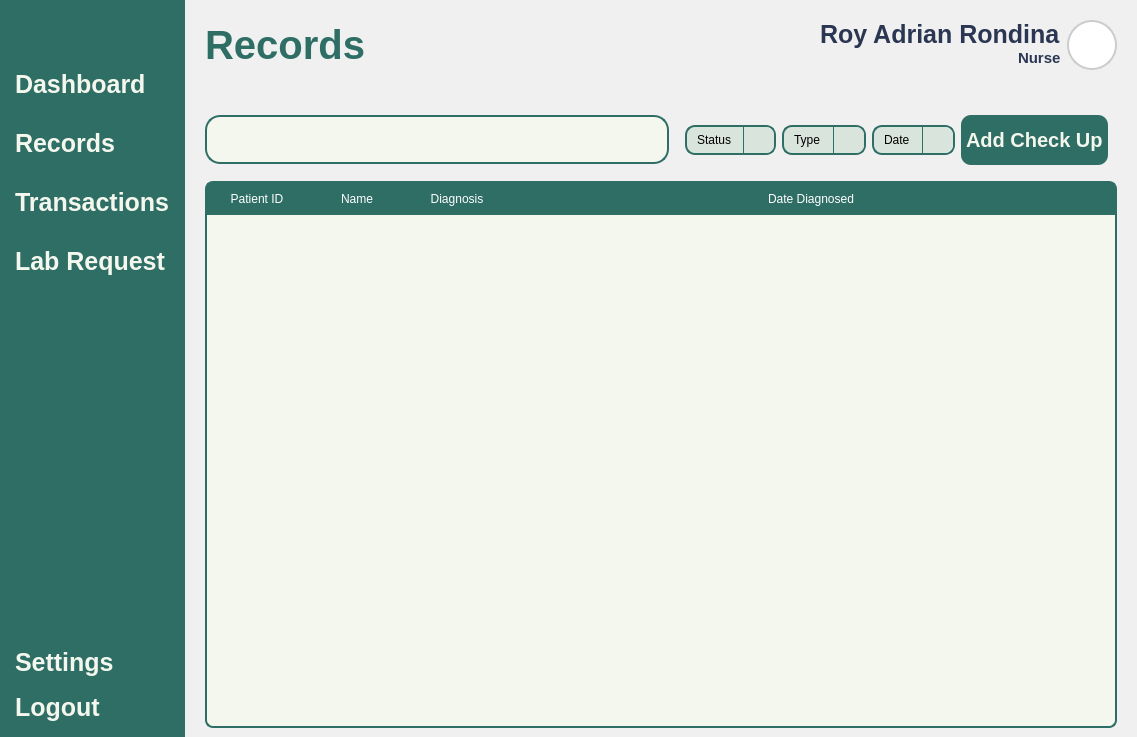
<?xml version="1.0" encoding="UTF-8"?>
<ui version="4.0">
 <class>Form</class>
 <widget class="QWidget" name="Form">
  <property name="geometry">
   <rect>
    <x>0</x>
    <y>0</y>
    <width>1137</width>
    <height>737</height>
   </rect>
  </property>
  <property name="windowTitle">
   <string>Form</string>
  </property>
  <property name="styleSheet">
   <string notr="true">*{
	padding: 0px;
	margin: 0px;
	border: 0px;
}
QPushButton {
	font: 900 10pt &quot;Satoshi Black&quot;;
	background-color: transparent;
 	border-radius: 10px;
	font-weight: bold;	
	font-size: 25px;
	color: #F4F7ED;
	text-align: left;
	padding: 5px 5px;
}
#NavBar {
    background-color: #2E6E65; 
}
QLabel {
	font: 900 10pt &quot;Satoshi Black&quot;;
	font-size: 20px;
	font-weight: bold;
	color: #2E6E65;
	qproperty-alignment: 'AlignLeft';
    qproperty-wordWrap: true;
	background: transparent;
}
</string>
  </property>
  <layout class="QHBoxLayout" name="horizontalLayout">
   <property name="spacing">
    <number>0</number>
   </property>
   <property name="leftMargin">
    <number>0</number>
   </property>
   <property name="topMargin">
    <number>0</number>
   </property>
   <property name="rightMargin">
    <number>0</number>
   </property>
   <property name="bottomMargin">
    <number>0</number>
   </property>
   <item>
    <widget class="QWidget" name="NavBar" native="true">
     <property name="sizePolicy">
      <sizepolicy hsizetype="Preferred" vsizetype="Expanding">
       <horstretch>0</horstretch>
       <verstretch>0</verstretch>
      </sizepolicy>
     </property>
     <layout class="QVBoxLayout" name="verticalLayout_3">
      <property name="spacing">
       <number>6</number>
      </property>
      <property name="leftMargin">
       <number>10</number>
      </property>
      <property name="topMargin">
       <number>10</number>
      </property>
      <property name="rightMargin">
       <number>10</number>
      </property>
      <property name="bottomMargin">
       <number>10</number>
      </property>
      <item>
       <widget class="QPushButton" name="DashBoardButton_2">
        <property name="text">
         <string/>
        </property>
        <property name="icon">
         <iconset resource="../Images/resources.qrc">
          <normaloff>:/icons/icons/align-justify.svg</normaloff>:/icons/icons/align-justify.svg</iconset>
        </property>
        <property name="iconSize">
         <size>
          <width>40</width>
          <height>40</height>
         </size>
        </property>
       </widget>
      </item>
      <item>
       <spacer name="verticalSpacer_3">
        <property name="orientation">
         <enum>Qt::Vertical</enum>
        </property>
        <property name="sizeType">
         <enum>QSizePolicy::Fixed</enum>
        </property>
        <property name="sizeHint" stdset="0">
         <size>
          <width>20</width>
          <height>10</height>
         </size>
        </property>
       </spacer>
      </item>
      <item>
       <layout class="QVBoxLayout" name="MainButtons_2">
        <property name="spacing">
         <number>20</number>
        </property>
        <property name="sizeConstraint">
         <enum>QLayout::SetNoConstraint</enum>
        </property>
        <item>
         <widget class="QPushButton" name="DashboardButton">
          <property name="text">
           <string>Dashboard</string>
          </property>
          <property name="icon">
           <iconset resource="../Images/resources.qrc">
            <normaloff>:/icons/icons/layout-dashboard.svg</normaloff>:/icons/icons/layout-dashboard.svg</iconset>
          </property>
          <property name="iconSize">
           <size>
            <width>40</width>
            <height>40</height>
           </size>
          </property>
         </widget>
        </item>
        <item>
         <widget class="QPushButton" name="RecordsButton">
          <property name="text">
           <string>Records</string>
          </property>
          <property name="icon">
           <iconset resource="../Images/resources.qrc">
            <normaloff>:/icons/icons/file-text.svg</normaloff>:/icons/icons/file-text.svg</iconset>
          </property>
          <property name="iconSize">
           <size>
            <width>40</width>
            <height>40</height>
           </size>
          </property>
         </widget>
        </item>
        <item>
         <widget class="QPushButton" name="TransactionsButton">
          <property name="text">
           <string>Transactions</string>
          </property>
          <property name="icon">
           <iconset resource="../Images/resources.qrc">
            <normaloff>:/icons/icons/tickets.svg</normaloff>:/icons/icons/tickets.svg</iconset>
          </property>
          <property name="iconSize">
           <size>
            <width>40</width>
            <height>40</height>
           </size>
          </property>
         </widget>
        </item>
        <item>
         <widget class="QPushButton" name="LabButton">
          <property name="text">
           <string>Lab Request</string>
          </property>
          <property name="icon">
           <iconset resource="../Images/resources.qrc">
            <normaloff>:/icons/icons/test-tubes.svg</normaloff>:/icons/icons/test-tubes.svg</iconset>
          </property>
          <property name="iconSize">
           <size>
            <width>40</width>
            <height>40</height>
           </size>
          </property>
         </widget>
        </item>
       </layout>
      </item>
      <item>
       <spacer name="verticalSpacer_4">
        <property name="orientation">
         <enum>Qt::Vertical</enum>
        </property>
        <property name="sizeType">
         <enum>QSizePolicy::Expanding</enum>
        </property>
        <property name="sizeHint" stdset="0">
         <size>
          <width>20</width>
          <height>40</height>
         </size>
        </property>
       </spacer>
      </item>
      <item>
       <layout class="QVBoxLayout" name="verticalLayout_4">
        <property name="sizeConstraint">
         <enum>QLayout::SetNoConstraint</enum>
        </property>
        <item>
         <widget class="QPushButton" name="pushButton_9">
          <property name="text">
           <string>Settings</string>
          </property>
          <property name="icon">
           <iconset resource="../Images/resources.qrc">
            <normaloff>:/icons/icons/user-round-cog.svg</normaloff>:/icons/icons/user-round-cog.svg</iconset>
          </property>
          <property name="iconSize">
           <size>
            <width>40</width>
            <height>40</height>
           </size>
          </property>
         </widget>
        </item>
        <item>
         <widget class="QPushButton" name="pushButton_10">
          <property name="text">
           <string>Logout</string>
          </property>
          <property name="icon">
           <iconset resource="../Images/resources.qrc">
            <normaloff>:/icons/icons/log-out.svg</normaloff>:/icons/icons/log-out.svg</iconset>
          </property>
          <property name="iconSize">
           <size>
            <width>40</width>
            <height>40</height>
           </size>
          </property>
         </widget>
        </item>
       </layout>
      </item>
     </layout>
    </widget>
   </item>
   <item>
    <widget class="QFrame" name="MainBodyContainer">
     <property name="styleSheet">
      <string notr="true">#MainBodyContainer {
	background-color: #f0f0f0;
}

#Header {
	padding: 20px 20px;
}
QLabel {
    padding: 0px; 
}
#UserType {
	font: 300 10pt &quot;Lexend Light&quot;;
	font-size: 15px;
	color: #2B3752;
}
#UserName {
	font: 600 10pt &quot;Lexend SemiBold&quot;;
	font-size: 25px;
	color: #2B3752;
}
#InterfaceTitle{
	font-size: 40px;
}
QGraphicsView {
    border: 2px solid #ccc; 
    border-radius: 25px;
    background: white; 
}


</string>
     </property>
     <property name="frameShape">
      <enum>QFrame::StyledPanel</enum>
     </property>
     <property name="frameShadow">
      <enum>QFrame::Raised</enum>
     </property>
     <layout class="QVBoxLayout" name="verticalLayout_5">
      <property name="spacing">
       <number>6</number>
      </property>
      <property name="leftMargin">
       <number>0</number>
      </property>
      <property name="topMargin">
       <number>0</number>
      </property>
      <property name="rightMargin">
       <number>0</number>
      </property>
      <property name="bottomMargin">
       <number>0</number>
      </property>
      <item>
       <widget class="QFrame" name="Header">
        <property name="sizePolicy">
         <sizepolicy hsizetype="Expanding" vsizetype="Preferred">
          <horstretch>0</horstretch>
          <verstretch>0</verstretch>
         </sizepolicy>
        </property>
        <property name="frameShape">
         <enum>QFrame::StyledPanel</enum>
        </property>
        <property name="frameShadow">
         <enum>QFrame::Raised</enum>
        </property>
        <layout class="QHBoxLayout" name="horizontalLayout_2">
         <property name="leftMargin">
          <number>0</number>
         </property>
         <property name="topMargin">
          <number>0</number>
         </property>
         <property name="rightMargin">
          <number>0</number>
         </property>
         <property name="bottomMargin">
          <number>0</number>
         </property>
         <item>
          <widget class="QLabel" name="InterfaceTitle">
           <property name="text">
            <string>Records</string>
           </property>
          </widget>
         </item>
         <item>
          <layout class="QHBoxLayout" name="UserPanel">
           <property name="rightMargin">
            <number>0</number>
           </property>
           <item>
            <layout class="QVBoxLayout" name="UserInfo">
             <property name="spacing">
              <number>0</number>
             </property>
             <item alignment="Qt::AlignRight">
              <widget class="QLabel" name="UserName">
               <property name="text">
                <string>Roy Adrian Rondina</string>
               </property>
               <property name="alignment">
                <set>Qt::AlignLeading</set>
               </property>
              </widget>
             </item>
             <item alignment="Qt::AlignRight">
              <widget class="QLabel" name="UserType">
               <property name="text">
                <string>Nurse</string>
               </property>
               <property name="alignment">
                <set>Qt::AlignLeading</set>
               </property>
              </widget>
             </item>
            </layout>
           </item>
           <item>
            <widget class="QFrame" name="Profile">
             <property name="sizePolicy">
              <sizepolicy hsizetype="Fixed" vsizetype="Fixed">
               <horstretch>0</horstretch>
               <verstretch>0</verstretch>
              </sizepolicy>
             </property>
             <property name="minimumSize">
              <size>
               <width>50</width>
               <height>50</height>
              </size>
             </property>
             <property name="maximumSize">
              <size>
               <width>50</width>
               <height>50</height>
              </size>
             </property>
             <property name="frameShape">
              <enum>QFrame::StyledPanel</enum>
             </property>
             <property name="frameShadow">
              <enum>QFrame::Raised</enum>
             </property>
             <layout class="QVBoxLayout" name="verticalLayout_6">
              <property name="spacing">
               <number>0</number>
              </property>
              <property name="leftMargin">
               <number>0</number>
              </property>
              <property name="topMargin">
               <number>0</number>
              </property>
              <property name="rightMargin">
               <number>0</number>
              </property>
              <property name="bottomMargin">
               <number>0</number>
              </property>
              <item>
               <widget class="QGraphicsView" name="ProfilePic">
                <property name="enabled">
                 <bool>true</bool>
                </property>
                <property name="sizePolicy">
                 <sizepolicy hsizetype="Preferred" vsizetype="Preferred">
                  <horstretch>0</horstretch>
                  <verstretch>0</verstretch>
                 </sizepolicy>
                </property>
                <property name="minimumSize">
                 <size>
                  <width>0</width>
                  <height>0</height>
                 </size>
                </property>
               </widget>
              </item>
             </layout>
            </widget>
           </item>
          </layout>
         </item>
        </layout>
       </widget>
      </item>
      <item>
       <widget class="QFrame" name="MainBody">
        <property name="sizePolicy">
         <sizepolicy hsizetype="Expanding" vsizetype="Expanding">
          <horstretch>0</horstretch>
          <verstretch>0</verstretch>
         </sizepolicy>
        </property>
        <property name="styleSheet">
         <string notr="true">#Searchbar {
	border: 2px solid #2E6E65;
	border-radius: 15px;
	text-align: center;
	background-color: transparent;
}

#AddButton {
	background-color: #2e6e65;
	font-size: 20px;
}



</string>
        </property>
        <property name="frameShape">
         <enum>QFrame::StyledPanel</enum>
        </property>
        <property name="frameShadow">
         <enum>QFrame::Raised</enum>
        </property>
        <layout class="QVBoxLayout" name="verticalLayout_7">
         <property name="leftMargin">
          <number>20</number>
         </property>
         <property name="rightMargin">
          <number>20</number>
         </property>
         <item>
          <widget class="QFrame" name="SearchBarContainer">
           <property name="sizePolicy">
            <sizepolicy hsizetype="Preferred" vsizetype="Expanding">
             <horstretch>0</horstretch>
             <verstretch>0</verstretch>
            </sizepolicy>
           </property>
           <property name="maximumSize">
            <size>
             <width>16777215</width>
             <height>70</height>
            </size>
           </property>
           <property name="frameShape">
            <enum>QFrame::StyledPanel</enum>
           </property>
           <property name="frameShadow">
            <enum>QFrame::Raised</enum>
           </property>
           <layout class="QHBoxLayout" name="horizontalLayout_4">
            <property name="leftMargin">
             <number>0</number>
            </property>
            <item>
             <widget class="QWidget" name="SearchBar" native="true">
              <property name="sizePolicy">
               <sizepolicy hsizetype="Expanding" vsizetype="Fixed">
                <horstretch>0</horstretch>
                <verstretch>0</verstretch>
               </sizepolicy>
              </property>
              <property name="minimumSize">
               <size>
                <width>0</width>
                <height>0</height>
               </size>
              </property>
              <property name="maximumSize">
               <size>
                <width>500</width>
                <height>16777215</height>
               </size>
              </property>
              <property name="styleSheet">
               <string notr="true">#SearchBar {
	background-color: #F4F7ED;
	border: 2px solid #2E6E65; 
    border-radius: 15px;
}
#Search{
	background-color: transparent ;
	font: 300 14pt &quot;Lexend Light&quot;;
}</string>
              </property>
              <layout class="QHBoxLayout" name="horizontalLayout_3">
               <property name="spacing">
                <number>0</number>
               </property>
               <property name="leftMargin">
                <number>0</number>
               </property>
               <property name="topMargin">
                <number>5</number>
               </property>
               <property name="rightMargin">
                <number>0</number>
               </property>
               <property name="bottomMargin">
                <number>5</number>
               </property>
               <item>
                <widget class="QPushButton" name="Icon">
                 <property name="text">
                  <string/>
                 </property>
                 <property name="icon">
                  <iconset resource="../Images/resources.qrc">
                   <normaloff>:/icons/icons/search.svg</normaloff>:/icons/icons/search.svg</iconset>
                 </property>
                 <property name="iconSize">
                  <size>
                   <width>40</width>
                   <height>30</height>
                  </size>
                 </property>
                </widget>
               </item>
               <item>
                <widget class="QLineEdit" name="Search"/>
               </item>
              </layout>
             </widget>
            </item>
            <item>
             <spacer name="horizontalSpacer_3">
              <property name="orientation">
               <enum>Qt::Horizontal</enum>
              </property>
              <property name="sizeType">
               <enum>QSizePolicy::Maximum</enum>
              </property>
              <property name="sizeHint" stdset="0">
               <size>
                <width>10</width>
                <height>20</height>
               </size>
              </property>
             </spacer>
            </item>
            <item>
             <widget class="QComboBox" name="StatusBox">
              <property name="sizePolicy">
               <sizepolicy hsizetype="Maximum" vsizetype="Fixed">
                <horstretch>0</horstretch>
                <verstretch>0</verstretch>
               </sizepolicy>
              </property>
              <property name="maximumSize">
               <size>
                <width>16777215</width>
                <height>16777215</height>
               </size>
              </property>
              <property name="styleSheet">
               <string notr="true">QComboBox {
    background-color: #D9E4DC;
    border: 2px solid #2E6E65;
    border-radius: 10px;
    padding: 5px 10px;
	font: 300 12pt &quot;Lexend Light&quot;;
}
QComboBox::drop-down {
    subcontrol-origin: padding;
    subcontrol-position: top right;
    width: 30px;
    border-left: 1px solid #2E6E65;
    background-color: #D9E4DC;
    border-top-right-radius: 8px;
    border-bottom-right-radius: 8px;
}
QComboBox::down-arrow {
    image: url(:/icons/icons/chevron-down.svg);
    width: 20px;
    height: 20px;
}
QComboBox QAbstractItemView {
    background-color: #F4F7ED;
    selection-background-color: #CCE3D0;
    border: 1px solid #2E6E65;
    border-radius: 2px;
    outline: 0;  
	font: 300 12pt &quot;Lexend Light&quot;;
}</string>
              </property>
              <property name="editable">
               <bool>false</bool>
              </property>
              <item>
               <property name="text">
                <string>Status</string>
               </property>
              </item>
             </widget>
            </item>
            <item>
             <widget class="QComboBox" name="TypeBox">
              <property name="sizePolicy">
               <sizepolicy hsizetype="Maximum" vsizetype="Fixed">
                <horstretch>0</horstretch>
                <verstretch>0</verstretch>
               </sizepolicy>
              </property>
              <property name="maximumSize">
               <size>
                <width>16777215</width>
                <height>16777215</height>
               </size>
              </property>
              <property name="styleSheet">
               <string notr="true">QComboBox {
    background-color: #D9E4DC;
    border: 2px solid #2E6E65;
    border-radius: 10px;
    padding: 5px 10px;
	font: 300 12pt &quot;Lexend Light&quot;;
}
QComboBox::drop-down {
    subcontrol-origin: padding;
    subcontrol-position: top right;
    width: 30px;
    border-left: 1px solid #2E6E65;
    background-color: #D9E4DC;
    border-top-right-radius: 8px;
    border-bottom-right-radius: 8px;
}
QComboBox::down-arrow {
    image: url(:/icons/icons/chevron-down.svg);
    width: 20px;
    height: 20px;
}
QComboBox QAbstractItemView {
    background-color: #F4F7ED;
    selection-background-color: #CCE3D0;
    border: 1px solid #2E6E65;
    border-radius: 2px;
    outline: 0;  
	font: 300 12pt &quot;Lexend Light&quot;;
}</string>
              </property>
              <item>
               <property name="text">
                <string>Type</string>
               </property>
              </item>
             </widget>
            </item>
            <item>
             <widget class="QComboBox" name="DateBox">
              <property name="sizePolicy">
               <sizepolicy hsizetype="Maximum" vsizetype="Fixed">
                <horstretch>0</horstretch>
                <verstretch>0</verstretch>
               </sizepolicy>
              </property>
              <property name="maximumSize">
               <size>
                <width>16777215</width>
                <height>16777215</height>
               </size>
              </property>
              <property name="styleSheet">
               <string notr="true">QComboBox {
    background-color: #D9E4DC;
    border: 2px solid #2E6E65;
    border-radius: 10px;
    padding: 5px 10px;
	font: 300 12pt &quot;Lexend Light&quot;;
}
QComboBox::drop-down {
    subcontrol-origin: padding;
    subcontrol-position: top right;
    width: 30px;
    border-left: 1px solid #2E6E65;
    background-color: #D9E4DC;
    border-top-right-radius: 8px;
    border-bottom-right-radius: 8px;
}
QComboBox::down-arrow {
    image: url(:/icons/icons/chevron-down.svg);
    width: 20px;
    height: 20px;
}
QComboBox QAbstractItemView {
    background-color: #F4F7ED;
    selection-background-color: #CCE3D0;
    border: 1px solid #2E6E65;
    border-radius: 2px;
    outline: 0;  
	font: 300 12pt &quot;Lexend Light&quot;;
}</string>
              </property>
              <item>
               <property name="text">
                <string>Date</string>
               </property>
              </item>
             </widget>
            </item>
            <item alignment="Qt::AlignRight">
             <widget class="QPushButton" name="AddButton">
              <property name="minimumSize">
               <size>
                <width>0</width>
                <height>50</height>
               </size>
              </property>
              <property name="maximumSize">
               <size>
                <width>16777215</width>
                <height>50</height>
               </size>
              </property>
              <property name="text">
               <string>Add Check Up</string>
              </property>
             </widget>
            </item>
           </layout>
          </widget>
         </item>
         <item>
          <widget class="QTableWidget" name="DoneTable">
           <property name="styleSheet">
            <string notr="true">QTableWidget {
	background-color: #F4F7ED;
	gridline-color: transparent;
	border-radius: 8px;
	border: 2px solid #2E6E65;
}
QTableWidget::item {
	border: none;
	font:500 16pt &quot;Satoshi&quot;;
	color: #2B3752;
}
QTableWidget::item:selected {
	background-color: rgba(46, 110, 101, 0.3);
}
QTableWidget QHeaderView::section {
	background-color: #2E6E65;
	color: white;
	padding: 5px;
	font: 700 15pt &quot;Satoshi&quot;;
	border: 2px solid #2E6E65;
}</string>
           </property>
           <attribute name="horizontalHeaderStretchLastSection">
            <bool>true</bool>
           </attribute>
           <column>
            <property name="text">
             <string>Patient ID</string>
            </property>
           </column>
           <column>
            <property name="text">
             <string>Name</string>
            </property>
           </column>
           <column>
            <property name="text">
             <string>Diagnosis</string>
            </property>
           </column>
           <column>
            <property name="text">
             <string>Date Diagnosed</string>
            </property>
           </column>
          </widget>
         </item>
        </layout>
       </widget>
      </item>
     </layout>
    </widget>
   </item>
  </layout>
 </widget>
 <resources>
  <include location="../Images/resources.qrc"/>
 </resources>
 <connections/>
</ui>
